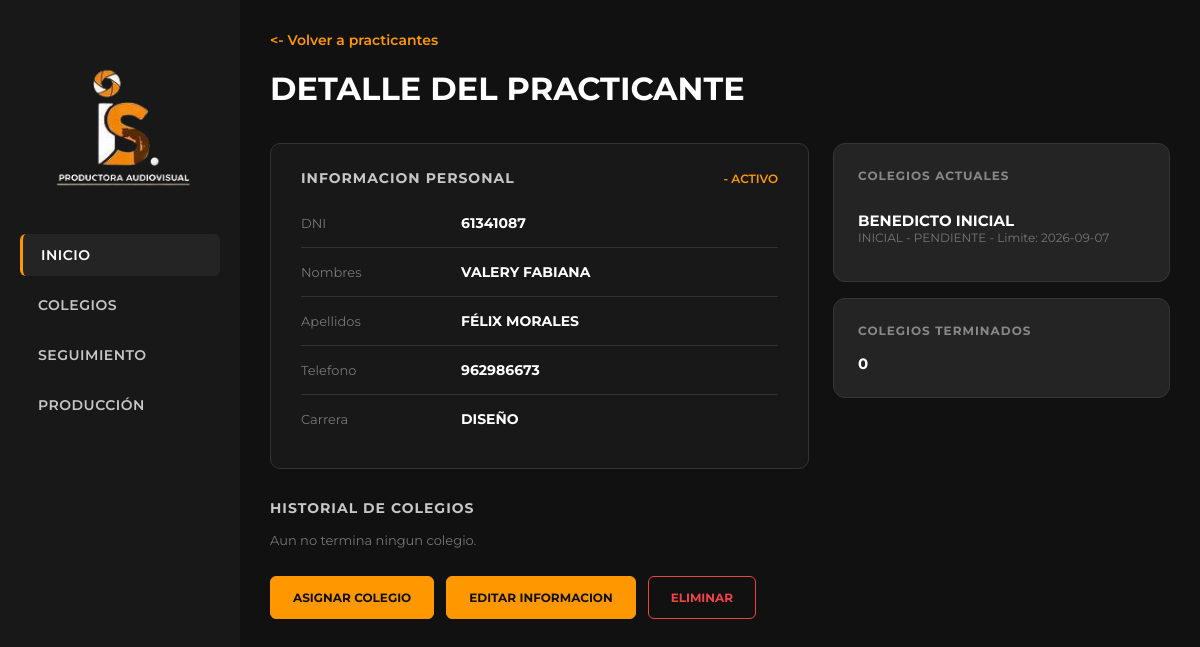
/app/views/detalle_practicante.php?id=1, run on the app's committed database.
### tables this page shows
CREATE TABLE practicantes (
    id INT AUTO_INCREMENT PRIMARY KEY,
    DNI CHAR(8),
    nombres VARCHAR(100),
    apellidos VARCHAR(100),
    telefono CHAR(9),
    carrera VARCHAR(100)
);

CREATE TABLE seguimiento (
    id_seguimiento INT AUTO_INCREMENT PRIMARY KEY,
    estado VARCHAR(20),
    fecha_inicio DATE,
    fecha_limite DATE,
    fecha_fin DATE NULL,
    id_practicante INT,
    id_colegio INT,
    id_calificacion INT NULL,
    id_sesion INT NULL,
    CONSTRAINT FK_seguimiento_practicante FOREIGN KEY (id_practicante)
	REFERENCES practicantes(id),
    CONSTRAINT FK_seguimiento_colegio FOREIGN KEY (id_colegio)
	REFERENCES colegios(id_colegio),
    CONSTRAINT FK_seguimiento_calificacion FOREIGN KEY (id_calificacion)
	REFERENCES calificacion(id_calificacion),
    CONSTRAINT FK_seguimiento_sesion FOREIGN KEY (id_sesion)
	REFERENCES sesion(id_sesion)
);

CREATE TABLE colegios (
    id_colegio INT AUTO_INCREMENT PRIMARY KEY,
    nombre VARCHAR(100),
    nivel VARCHAR(20) NULL,            
    anio_promocion YEAR NULL           
);

### app/views/detalle_practicante.php (the view, shortened to what this page needs)
<?php
require_once "../../config/conexion.php";
$id = (int) $_GET["id"];
$sql = "SELECT * FROM practicantes WHERE id = $id";
$resultado = $conexion->query($sql);
$practicante = $resultado->fetch_assoc();
$sqlActuales = "SELECT colegios.nombre, colegios.nivel, seguimiento.estado,
                       seguimiento.fecha_inicio, seguimiento.fecha_limite
                FROM seguimiento
                INNER JOIN colegios ON seguimiento.id_colegio = colegios.id_colegio
                WHERE seguimiento.id_practicante = $id
                  AND seguimiento.estado IN ('PENDIENTE', 'EN PROCESO')
                ORDER BY seguimiento.fecha_inicio";
$resultadoActuales = $conexion->query($sqlActuales);
$actuales = [];
while ($fila = $resultadoActuales->fetch_assoc()) {
    $actuales[] = $fila;
}
$historial = [];
?>
<!DOCTYPE html>
<html lang="es">
<head>
    <link rel="stylesheet" href="/monitoreo_ishume_2026/public/css/configuracion.css">
    <link rel="stylesheet" href="/monitoreo_ishume_2026/public/css/menu.css">
    <link rel="stylesheet" href="/monitoreo_ishume_2026/public/css/dashboard.css">
    <link rel="stylesheet" href="/monitoreo_ishume_2026/public/css/detalle.css">
    <link rel="stylesheet" href="/monitoreo_ishume_2026/public/css/tablas.css">
    <link rel="stylesheet" href="/monitoreo_ishume_2026/public/css/sistema.css">
</head>
<body>
    <div class="contenedor">
        <?php
        require "menu.php";
        ?>
        <main class="contenido">
            <a href="/monitoreo_ishume_2026/" class="volver">
                <- Volver a practicantes
            </a>
            <div class="titulo-detalle">
                <h1>DETALLE DEL PRACTICANTE</h1>
            </div>
            <div class="detalle-contenido">
                <section class="tarjeta-detalle informacion-personal">
                    <div class="titulo-tarjeta">
                        <h2>INFORMACION PERSONAL</h2>
                        <span class="estado-detalle">- ACTIVO</span>
                    </div>
                    <div class="dato">
                        <span>DNI</span>
                        <strong><?php echo $practicante['DNI']; ?></strong>
                    </div>
                    <div class="dato">
                        <span>Nombres</span>
                        <strong><?php echo $practicante['nombres']; ?></strong>
                    </div>
                    <div class="dato">
                        <span>Apellidos</span>
                        <strong><?php echo $practicante['apellidos']; ?></strong>
                    </div>
                    <div class="dato">
                        <span>Telefono</span>
                        <strong><?php echo $practicante['telefono']; ?></strong>
                    </div>
                    <div class="dato">
                        <span>Carrera</span>
                        <strong><?php echo $practicante['carrera']; ?></strong>
                    </div>
                </section>
                <section>
                    <div class="informacion-lateral">
                        <section class="tarjeta-pequena">
                            <h2>COLEGIOS ACTUALES</h2>
                            <?php if (count($actuales) == 0): ?>
                                <p class="texto-vacio">Sin colegio asignado</p>
                            <?php else: ?>
                                <?php foreach ($actuales as $colegio): ?>
                                    <div class="colegio-actual">
                                        <strong><?php echo $colegio['nombre']; ?></strong>
                                        <p>
                                            <?php echo $colegio['nivel']; ?> -
                                            <?php echo $colegio['estado']; ?> -
                                            Limite: <?php echo $colegio['fecha_limite'] ?? 'sin fecha'; ?>
                                        </p>
                                    </div>
                                <?php endforeach; ?>
                            <?php endif; ?>
                        </section>
                        <section class="tarjeta-pequena">
                            <h2>COLEGIOS TERMINADOS</h2>
                            <strong><?php echo count($historial); ?></strong>
                        </section>
                    </div>
                </section>
            </div>
            <div class="bloque">
                <h2>HISTORIAL DE COLEGIOS</h2>
                <?php if (count($historial) == 0): ?>
                    <p class="texto-vacio">Aun no termina ningun colegio.</p>
                <?php endif; ?>
            </div>
            <div class="acciones-detalle">
                <a href="asignar_colegio.php?id=<?php echo $practicante['id']; ?>" class="btn-editar-detalle">
                    ASIGNAR COLEGIO</a>
                <a href="editar_practicante.php?id=<?php echo $practicante['id']; ?>" class="btn-editar-detalle">
                    EDITAR INFORMACION</a>
                <form action="eliminar_practicante.php" method="POST"
                    onsubmit="return confirm('¿Estas seguro que deseas eliminar este practicante?');">
                    <button type="submit" class="btn-eliminar-detalle">ELIMINAR</button>
                </form>
            </div>
        </main>
    </div>
</body>
</html>

### public/css/configuracion.css (style rules this page uses)
* { margin: 0; padding: 0; box-sizing: border-box; }
body { font-family: 'Montserrat', sans-serif; background-color: #111111; color: #FFFFFF; }
a { text-decoration: none; color: inherit; }
button, input, select { font-family: inherit; }
:root { --negro: #111111; --negro-secundario: #181818; --gris: #242424; --gris-borde: #333333; --naranja: #FF9800; --blanco: #FFFFFF; --gris-texto: #C7C7C7; --gris-suave: #777777; --verde: #22C55E; --amarillo: #F59E0B; --rojo: #EF4444; }

### public/css/dashboard.css (style rules this page uses)
.contenedor { display: flex; min-height: 100vh; }
.contenido { flex: 1; padding: 30px; background-color: var(--negro); }

### public/css/detalle.css (style rules this page uses)
.volver { display: inline-block; color: var(--naranja); font-size: 14px; font-weight: 600; margin-bottom: 20px; transition: color 0.3s; }
.titulo-detalle { margin-bottom: 35px; }
.titulo-detalle h1 { color: var(--blanco); font-size: 32px; font-weight: 700; margin: 0; }
.detalle-contenido { display: grid; grid-template-columns: 1.6fr 1fr; gap: 24px; align-items: start; }
.tarjeta-detalle { background-color: var(--negro-secundario); border: 1px solid var(--gris-borde); border-radius: 10px; box-sizing: border-box; }
.informacion-personal { padding: 25px 30px; }
.titulo-tarjeta { display: flex; justify-content: space-between; align-items: center; gap: 10px; margin-bottom: 12px; }
.titulo-tarjeta h2 { color: var(--gris-texto); font-size: 14px; font-weight: 700; letter-spacing: 1px; margin: 0; }
.estado-detalle { color: var(--naranja); font-size: 12px; font-weight: 600; white-space: nowrap; }
.dato { display: grid; grid-template-columns: 150px 1fr; align-items: center; gap: 10px; padding: 15px 0; border-bottom: 1px solid var(--gris-borde); }
.dato:last-child { border-bottom: none; }
.dato span { color: var(--gris-suave); font-size: 13px; }
.dato strong { color: var(--blanco); font-size: 14px; font-weight: 700; overflow-wrap: anywhere ; }
.informacion-lateral { display: flex; flex-direction: column; gap: 16px; }
.tarjeta-pequena { background-color: #242424; border: 1px solid #363636; border-radius: 12px; padding: 24px; min-width: 0; box-sizing: border-box; }
.tarjeta-pequena h2 { color: #888888; font-size: 12px; font-weight: 700; letter-spacing: 1px; margin: 0 0 16px 0; }
.tarjeta-pequena strong { display: block; color: var(--blanco); font-size: 15px; font-weight: 700; }
.tarjeta-pequena p { color: var(--gris-suave); font-size: 12px; margin-top: 10px 0 0; }
.acciones-detalle { display: flex; flex-wrap: wrap; gap: 12px; margin-top: 28px; }
.btn-editar-detalle { display: inline-block; background-color: var(--naranja); color: var(--negro); padding: 13px 22px; border: 1px solid var(--naranja); border-radius: 6px; font-size: 12px; font-weight: 700; text-decoration: none; text-align: center; transition: 0.3s; }
.btn-eliminar-detalle { background-color: transparent; color: var(--rojo); border: 1px solid var(--rojo); padding: 13px 22px; border-radius: 6px; font-size: 12px; font-weight: 700; }

### public/css/sistema.css (style rules this page uses)
.texto-vacio { color: var(--gris-suave); font-size: 13px; }
.colegio-actual { padding: 12px 0; border-bottom: 1px solid var(--gris-borde); }
.colegio-actual:last-child { border-bottom: none; }
.bloque { margin-top: 30px; }
.bloque h2 { color: var(--gris-texto); font-size: 14px; font-weight: 700; letter-spacing: 1px; margin-bottom: 15px; }

### data on the page
practicantes: DNI "61341087", nombres "VALERY FABIANA", apellidos "FÉLIX MORALES", telefono "962986673", carrera "DISEÑO"
seguimiento: id_colegio.nombre "BENEDICTO INICIAL", id_colegio.nivel "INICIAL", estado "PENDIENTE", fecha_limite "2026-09-07"

### other printed values
count($historial) "0"
